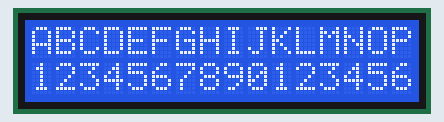
Recording of a sketch running on a simulated Arduino Uno, built with avr-gcc and run on an emulated ATmega328P. Shown: 16×2 character LCD.

Above: at 0.9 s.

The sketch:

testelcd.ino
```cpp
#include <LiquidCrystal.h>

LiquidCrystal lcd(12, 11, 5, 4, 3, 2);

void setup() {
  delay(500);
  lcd.begin(16, 2);
  delay(200);
  lcd.clear();
  delay(100);
  lcd.setCursor(0, 0);
  lcd.print("ABCDEFGHIJKLMNOP");
  lcd.setCursor(0, 1);
  lcd.print("1234567890123456");
}

void loop() {}
```
